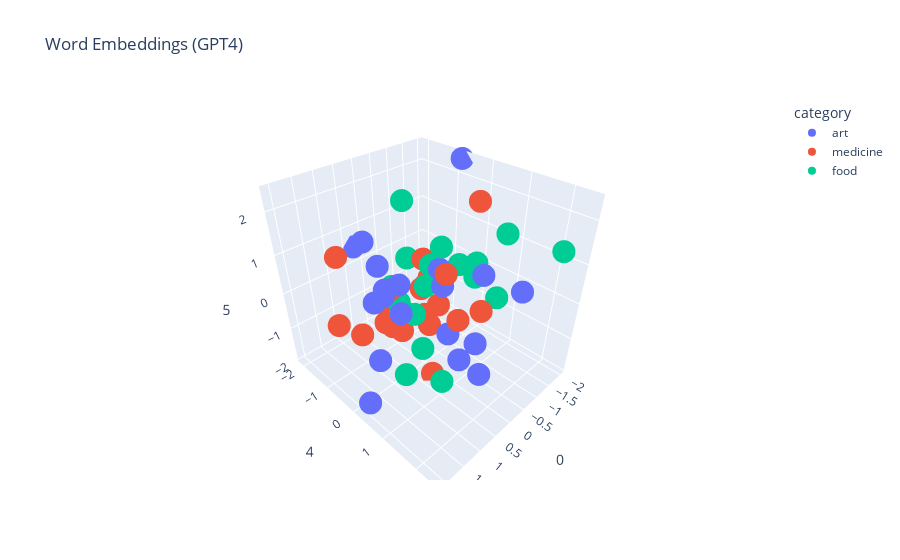

The notebook cell saved with this chart:
### Code cell
# plot results
fig = px.scatter_3d(
    gpt_df, x='0', y='4', z='5',
    color='category',
    title=f'Word Embeddings (GPT4)',
    hover_data={'word': True, 'category': False, '0': False, '4': False, '5': False},
)
fig.show()

### Figure 1 — Plotly figure (JSON) as saved in the notebook; plotly's stock layout.template omitted (floating-point values rounded to 4 significant figures)
{"data": [{"customdata": [["Canvas", "art"], ["Palette", "art"], ["Sculpture", "art"], ["Mural", "art"], ["Abstract", "art"], ["Impressionism", "art"], ["Gallery", "art"], ["Fresco", "art"], ["Landscape", "art"], ["Portrait", "art"], ["Cubism", "art"], ["Watercolor", "art"], ["Expressionism", "art"], ["Aesthetic", "art"], ["Sketch", "art"], ["Acrylic", "art"], ["Installation", "art"], ["Surrealism", "art"], ["Brushstroke", "art"], ["Perspective", "art"]], "hovertemplate": "word=%{customdata[0]}<extra></extra>", "legendgroup": "art", "marker": {"color": "#636efa", "symbol": "circle"}, "mode": "markers", "name": "art", "scene": "scene", "showlegend": true, "type": "scatter3d", "x": [-2.012, 2.023, 0.2007, 1.941, -0.3606, 0.5446, 1.373, 0.7062, 0.9002, 1.62, 0.7679, 0.5034, 0.5181, -0.3812, -0.293, -1.213, 0.09786, 0.6092, 0.8737, 0.3153], "y": [-0.802, 0.8973, 0.7328, 0.3004, 0.41, -0.1869, 0.2791, -0.93, -0.2752, 1.046, 1.732, 1.893, 2.051, -1.515, 2.28, 0.678, 0.544, -0.8386, -0.9391, -2.105], "z": [2.401, -0.005843, 0.7033, -1.723, -1.101, -0.3246, 0.8029, -0.3365, 0.4523, 1.576, -0.2728, 0.07782, -0.6194, -0.8266, 1.086, 0.277, 0.9742, 0.6555, 1.321, 0.5041]}, {"customdata": [["Diagnosis", "medicine"], ["Antibiotic", "medicine"], ["Surgery", "medicine"], ["Vaccine", "medicine"], ["Oncology", "medicine"], ["Cardiology", "medicine"], ["Neurology", "medicine"], ["Therapy", "medicine"], ["Radiology", "medicine"], ["Anesthesia", "medicine"], ["Hematology", "medicine"], ["Pathology", "medicine"], ["Dermatology", "medicine"], ["Pharmacology", "medicine"], ["Biopsy", "medicine"], ["Immunology", "medicine"], ["Endocrinology", "medicine"], ["Pediatrics", "medicine"], ["Psychiatry", "medicine"], ["Epidemiology", "medicine"]], "hovertemplate": "word=%{customdata[0]}<extra></extra>", "legendgroup": "medicine", "marker": {"color": "#EF553B", "symbol": "circle"}, "mode": "markers", "name": "medicine", "scene": "scene", "showlegend": true, "type": "scatter3d", "x": [-0.2401, -0.1431, 0.4006, -0.2754, 0.2301, 0.1155, -1.131, -0.149, -0.2842, -1.372, 0.5211, 0.2801, 0.4623, 0.9795, -0.7985, -1.248, 1.544, 2.067, -0.4958, 0.7532], "y": [-0.09248, -0.1321, -0.7076, -0.3239, 0.4892, -0.6681, 0.5014, 1.482, -0.129, -1.536, -0.5219, 0.8942, -0.9543, -1.131, -0.8264, -0.7564, -0.9482, -0.3057, 0.5866, -0.4823], "z": [0.3169, 0.1336, -0.0178, 0.6794, -1.922, -1.36, 2.046, 0.277, -1.086, -1.265, -0.9102, 1.098, -0.468, -1.253, -1.448, -1.344, 1.233, 0.1575, -0.6672, -0.6313]}, {"customdata": [["Gastronomy", "food"], ["Culinary", "food"], ["Umami", "food"], ["Gourmet", "food"], ["Sauté", "food"], ["Fermentation", "food"], ["Organic", "food"], ["Nutrition", "food"], ["Appetizer", "food"], ["Seasoning", "food"], ["Marinade", "food"], ["Probiotic", "food"], ["Vegan", "food"], ["Barbecue", "food"], ["Aromatics", "food"], ["Infusion", "food"], ["Sous-vide", "food"], ["Dessert", "food"], ["Artisanal", "food"], ["Palate", "food"]], "hovertemplate": "word=%{customdata[0]}<extra></extra>", "legendgroup": "food", "marker": {"color": "#00cc96", "symbol": "circle"}, "mode": "markers", "name": "food", "scene": "scene", "showlegend": true, "type": "scatter3d", "x": [0.8238, -1.88, -0.01969, 0.03615, -0.6515, -0.8925, -0.4429, -1.225, 0.189, -1.648, -0.2783, -1.633, -1.039, 0.236, -2.0, 0.2125, -1.433, -0.01381, 1.4, 0.3095], "y": [1.348, -0.06811, 0.474, 0.06588, -1.283, -0.7076, -1.155, 2.469, -0.1382, 0.9064, -0.09857, -0.4244, 1.208, -0.8386, -0.193, -0.6285, -1.067, -0.08639, 0.8912, -0.3635], "z": [-1.113, -0.01381, 1.412, 0.2969, 0.1336, 0.1216, 1.755, 1.636, -0.5118, 1.253, 0.6157, -0.1094, 0.01408, -0.05764, -0.5517, -0.4202, -0.6672, -1.659, -0.8266, -0.4959]}], "layout": {"legend": {"title": {"text": "category"}, "tracegroupgap": 0}, "scene": {"domain": {"x": [0, 1], "y": [0, 1]}, "xaxis": {"title": {"text": "0"}}, "yaxis": {"title": {"text": "4"}}, "zaxis": {"title": {"text": "5"}}}, "title": {"text": "Word Embeddings (GPT4)"}}}
